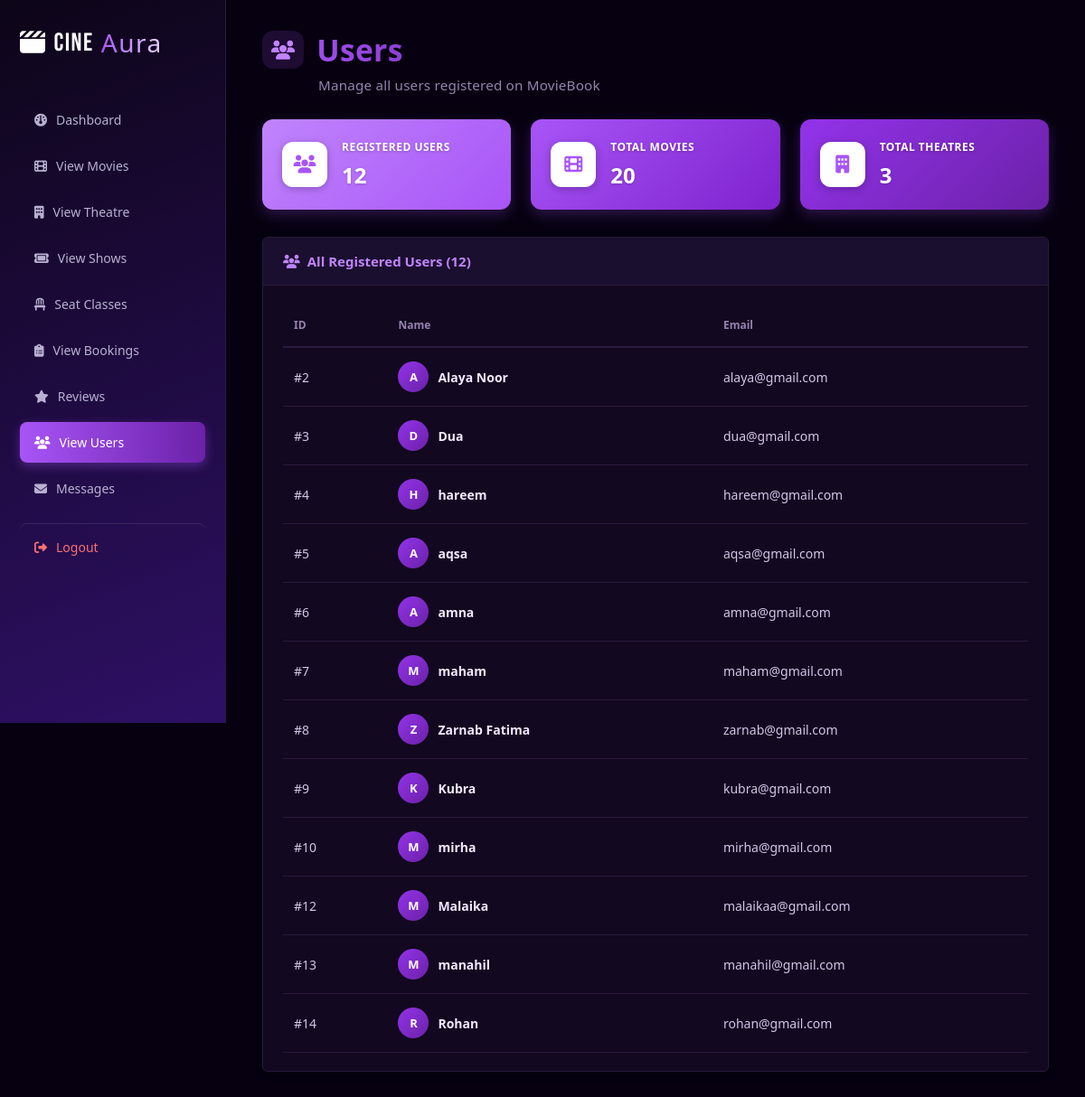
/Dashboard/view_users.php (signed in), run on the app's committed database.
### tables this page shows
CREATE TABLE `users` (
  `id` int(11) NOT NULL,
  `name` varchar(100) NOT NULL,
  `email` varchar(150) NOT NULL,
  `password` varchar(255) NOT NULL
);

### Dashboard/view_users.php (the view, shortened to what this page needs)
<?php
include_once "../connect.php";
include_once "side.php";
$movieCountQuery = "SELECT * FROM movies";
$movieCountResult = mysqli_query($conn, $movieCountQuery);
$totalMovies = mysqli_num_rows($movieCountResult);
$theatreCountQuery = "SELECT * FROM theatres";
$theatreCountResult = mysqli_query($conn, $theatreCountQuery);
$totalTheatres = mysqli_num_rows($theatreCountResult);
$userQuery = "SELECT * FROM users";
$userResult = mysqli_query($conn, $userQuery);
$totalUsers = mysqli_num_rows($userResult);
?>
<!DOCTYPE html>
<html lang="en">
<head>
    <link rel="stylesheet" href="https://cdnjs.cloudflare.com/ajax/libs/font-awesome/6.5.1/css/all.min.css">
    <link rel="stylesheet" href="style.css">
</head>
<body class="dashboard-body">
    <div class="admin-content">
        <div class="admin-topbar">
            <div class="page-heading">
                <h1>Users</h1>
                <p class="page-subtitle">Manage all users registered on MovieBook</p>
            </div>
        </div>
        <section class="stats-grid">
            <div class="stat-card">
                <div class="stat-icon"><i class="fa-solid fa-users"></i></div>
                <div>
                    <p class="stat-label">Registered Users</p>
                    <p class="stat-value"><?php echo $totalUsers; ?></p>
                </div>
            </div>
            <div class="stat-card">
                <div class="stat-icon"><i class="fa-solid fa-film"></i></div>
                <div>
                    <p class="stat-label">Total Movies</p>
                    <p class="stat-value"><?php echo $totalMovies; ?></p>
                </div>
            </div>
            <div class="stat-card">
                <div class="stat-icon"><i class="fa-solid fa-building"></i></div>
                <div>
                    <p class="stat-label">Total Theatres</p>
                    <p class="stat-value"><?php echo $totalTheatres; ?></p>
                </div>
            </div>
        </section>
        <section class="manage-section">
            <div class="manage-header">
                <h2><i class="fa-solid fa-users"></i> All Registered Users (<?php echo $totalUsers; ?>)</h2>
            </div>
            <div class="table-wrapper">
                <table class="admin-table">
                    <thead>
                        <tr>
                            <th>ID</th>
                            <th>Name</th>
                            <th>Email</th>
                        </tr>
                    </thead>
                    <tbody>
                        <?php foreach($userResult as $user){ ?>
                            <tr>
                                <td>#<?php echo $user["id"]; ?></td>
                                <td>
                                    <span class="user-avatar">
                                        <span class="avatar-circle"><?php echo strtoupper(substr($user["name"], 0, 1)); ?></span>
                                        <span class="user-name"><?php echo $user["name"]; ?></span>
                                    </span>
                                </td>
                                <td><?php echo $user["email"]; ?></td>
                            </tr>
                        <?php } ?>
                    </tbody>
                </table>
            </div>
        </section>
    </div>
</body>
</html>

### Dashboard/style.css (style rules this page uses)
* { margin: 0; padding: 0; box-sizing: border-box; font-family: 'Segoe UI', Arial, sans-serif; }
body.dashboard-body { min-height: 100vh; background-color: #060010; }
.admin-content { margin-left: 250px; padding: 32px 40px; background-color: #060010; min-width: 0; }
.admin-topbar { display: flex; justify-content: space-between; align-items: center; margin-bottom: 28px; }
.admin-topbar h1 { font-size: 24px; color: #f3e8ff; font-weight: 700; }
.stats-grid { display: grid; grid-template-columns: repeat(auto-fit, minmax(210px, 1fr)); gap: 22px; margin-bottom: 30px; }
.stat-card { border-radius: 12px; padding: 22px; box-shadow: 0 6px 16px rgba(168,85,247,0.25); display: flex; align-items: center; gap: 16px; color: #fff; }
.stat-card:nth-child(1) { background: linear-gradient(135deg, #c084fc, #a855f7); }
.stat-card:nth-child(2) { background: linear-gradient(135deg, #a855f7, #7e22ce); }
.stat-card:nth-child(3) { background: linear-gradient(135deg, #9333ea, #6b21a8); }
.stat-icon { width: 50px; height: 50px; border-radius: 12px; background: #fff !important; display: flex; align-items: center; justify-content: center; font-size: 20px; color: #a855f7; flex-shrink: 0; box-shadow: 0 2px 8px rgba(0,0,0,0.25); }
.stat-label { font-size: 12px; font-weight: 700; text-transform: uppercase; letter-spacing: 0.5px; color: #fff; text-shadow: 0 1px 3px rgba(0,0,0,0.25); margin-bottom: 6px; }
.stat-value { text-shadow: 0 1px 3px rgba(0,0,0,0.2); }
.stat-value { font-size: 24px; font-weight: 700; color: #fff; }
.manage-section { background: #12081f; border: 1px solid #2a1a3d; border-radius: 6px; padding: 0; box-shadow: 0 2px 10px rgba(0,0,0,0.4); margin-bottom: 28px; overflow: hidden; }
.manage-header { display: flex; justify-content: space-between; align-items: center; padding: 16px 22px; border-bottom: 1px solid #2a1a3d; background-color: #1a0f2e; }
.manage-header h2 { font-size: 15px; color: #c084fc; font-weight: 700; display: flex; align-items: center; gap: 8px; }
.table-wrapper { overflow-x: auto; padding: 20px 22px; -webkit-overflow-scrolling: touch; }
.admin-table { width: 100%; border-collapse: collapse; color: #d4c5e8; }
.admin-table th, .admin-table td { text-align: left; padding: 15px 20px 15px 12px; font-size: 14px; }
.admin-table th { color: #9584b0; text-transform: none; font-size: 12px; font-weight: 700; border-bottom: 2px solid #2a1a3d; }
.admin-table tbody tr { border-bottom: 1px solid #2a1a3d; }
.stat-card { animation: fadeInUp 0.4s ease backwards; }
.stat-card:nth-child(1) { animation-delay: 0.05s; }
.stat-card:nth-child(2) { animation-delay: 0.1s; }
.stat-card:nth-child(3) { animation-delay: 0.15s; }
.manage-section { animation: fadeInUp 0.4s ease backwards; animation-delay: 0.2s; }
.user-avatar { display: inline-flex; align-items: center; gap: 10px; }
.avatar-circle { width: 34px; height: 34px; border-radius: 50%; background: linear-gradient(135deg, #9333ea, #6b21a8); color: #fff; display: flex; align-items: center; justify-content: center; font-weight: 700; font-size: 13px; flex-shrink: 0; }
.user-name { font-weight: 700; color: #f3e8ff; }

### Dashboard/view_users.php (style rules this page uses)
.page-heading { opacity: 0; animation: fadeSlideDown 0.6s ease forwards; }
.page-heading h1 { display: flex; align-items: center; gap: 14px; font-size: 2.1rem; font-weight: 800; letter-spacing: 0.3px; margin: 0; background: linear-gradient(90deg, #a855f7, #6b21a8); -webkit-background-clip: text; -webkit-text-fill-color: transparent; background-clip: text; }
.page-heading h1::before { content: "\f0c0"; font-family: "Font Awesome 6 Free"; font-weight: 900; -webkit-text-fill-color: initial; color: #c084fc; background: rgba(168, 85, 247, 0.15); padding: 10px; border-radius: 12px; font-size: 1.3rem; animation: pulseIcon 2.5s ease-in-out infinite; }
.page-heading .page-subtitle { margin: 6px 0 0 62px; color: #9584b0; font-size: 0.95rem; font-weight: 400; letter-spacing: 0.2px; }

### data on the page
users: id "2", name "A", name "Alaya Noor", email "alaya@gmail.com"
users: id "3", name "D", name "Dua", email "dua@gmail.com"
users: id "4", name "H", name "hareem", email "hareem@gmail.com"
users: id "5", name "A", name "aqsa", email "aqsa@gmail.com"
users: id "6", name "A", name "amna", email "amna@gmail.com"
users: id "7", name "M", name "maham", email "maham@gmail.com"
users: id "8", name "Z", name "Zarnab Fatima", email "zarnab@gmail.com"
users: id "9", name "K", name "Kubra", email "kubra@gmail.com"
users: id "10", name "M", name "mirha", email "mirha@gmail.com"
users: id "12", name "M", name "Malaika", email "malaikaa@gmail.com"
users: id "13", name "M", name "manahil", email "manahil@gmail.com"
users: id "14", name "R", name "Rohan", email "rohan@gmail.com"

### other printed values
$totalUsers "12"
$totalMovies "20"
$totalTheatres "3"
